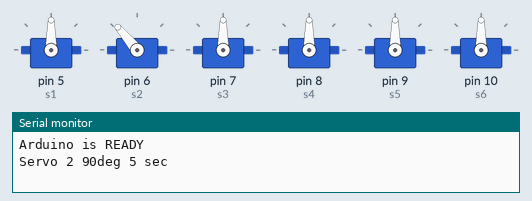
Bench run of a sketch on a simulated Arduino Uno, built with avr-gcc and run on an emulated ATmega328P. Parts: 6 × servo, the last lines printed to the serial monitor.

Above: at 0.05 s.
At 7.5 s:
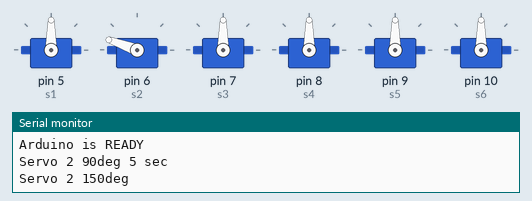
Timing chart, 0 to 9.8 s (numbered marks = the images above):
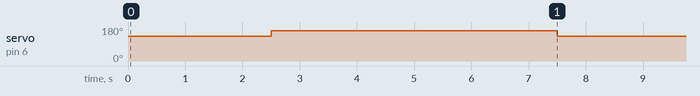

Measured:
- by itself, servo on pin 6 (s2): alternates 160° for 5.0 s and 130° for 2.5 s

The sketch:

set_position_robot_arm.ino
```cpp
// Include libraries
#include<Servo.h>
#include "Arduino.h"

// Initialize the servos
Servo s1; //Servo for the base, allowing for rotation
Servo s2; //Servo for the lowest element, the elbow servo
Servo s3; //Servo for the second element, the 'middle' servo
Servo s4; //Servo for hand rotation, this allows for an additional degree of freedom rotation
Servo s5; //Servo for the claw, allows for claw articulation
Servo s6; //Servo for the claw, allows for clamping of compenent. Drives geared claw elements

int user_input_angle;
int i;

void setup() {
  // put your setup code here, to run once:
Serial.begin(9600); //Sets the terminal frequency to 9600 hz (bits/sec)
Serial.println("\nArduino is READY");

s1.attach(5);  //Attaches servo to pin 5
s2.attach(6);  //Attaches servo to pin 6
s3.attach(7);  //Attaches servo to pin 7
s4.attach(8);  //Attaches servo to pin 8
s5.attach(9);  //Attaches servo to pin 9
s6.attach(10); //Attaches servo to pin 10


}

void loop() {
  // put your main code here, to run repeatedly:


  // s1.write(90);
  // Serial.println("Servo 1 90deg");
  // delay(2500);
  // s1.write(180);
  // Serial.println("servo 1 180 deg");
  // delay(2500);
  s2.write(130);
  Serial.println("Servo 2 90deg 5 sec");
  delay(2500);
  s2.write(160);
  Serial.println("Servo 2 150deg");
  delay(2500);
  // s3.write(0);
  // Serial.println("Servo 3 90deg");
  // s4.write(0);
  // Serial.println("Servo 4 90deg");
  // s5.write(0);
  // Serial.println("Servo 5 90deg");
  // s6.write(0);
  // Serial.println("Servo 6 90deg");

  delay(2500);

}
```
